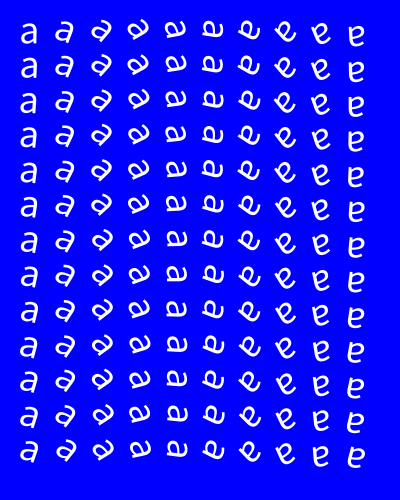
Frame 1 (no input)
Frame 60 (the mouse pressed at the canvas centre just before this capture): identical to frame 1, image omitted
Frame 120 (the mouse held since frame 60 and released just before this capture): identical to frame 1, image omitted

The Processing sketch that drew this single still picture (run headless with seeded random() and noise(); from frame 60 on, the mouse is pressed at the canvas centre):

// Processing sketch: sketch_260112a
// ── sketch_260112a.pde
void setup (){
  size(400, 500);
}
void draw (){
  background (0, 0, 255);
  noStroke();
  //conditional
  /*if(mouseX < width/2){
    fill(0, random (230, 255), 0);
  }else{
    fill(0, random (230, 255), 0, 0);
  }*/
  //iteration
  float g=0;
  for(float posx=35; posx<width-35; posx=posx+35){
    for(float posy=35; posy<height-35; posy=posy+35){
     if( g<360){
      textSize (40);
      pushMatrix();
      translate(posx,posy);
      g=g+1.5;
      rotate(radians(g));
      text("a", -17, 8);
      popMatrix();
    } else{
      g=0;
    }
   }
  }
}
  //println (posx, posy);
